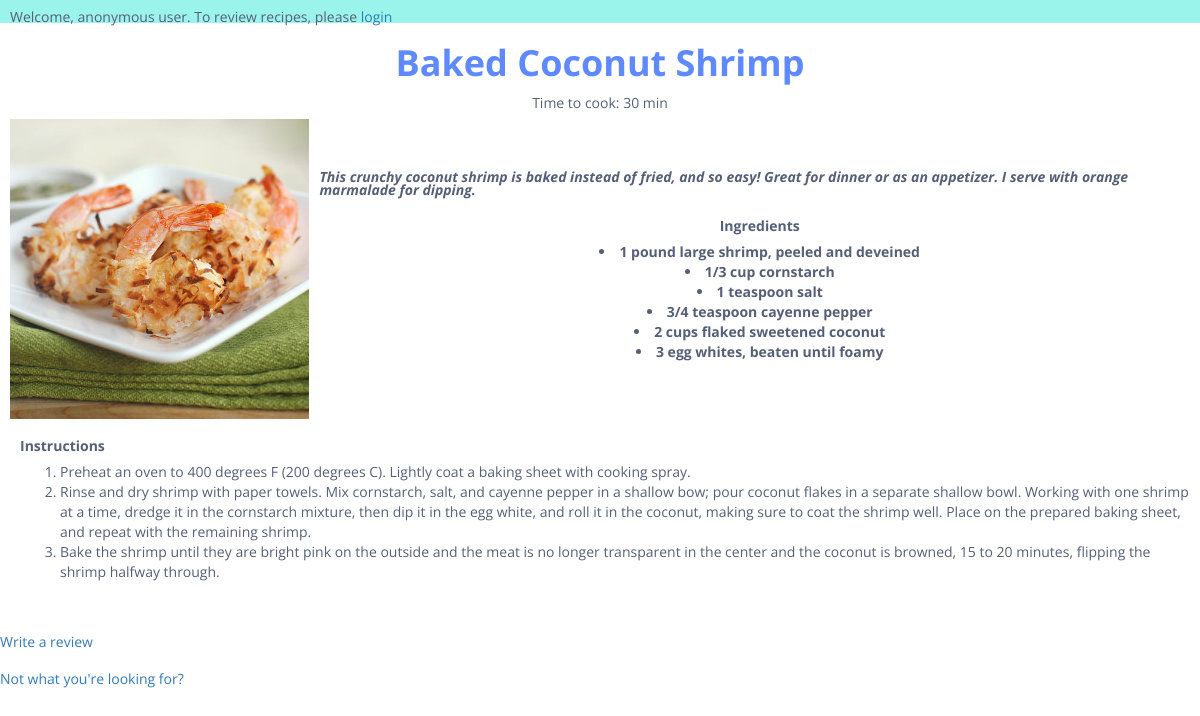
Before: /main/recipes/1 with the older database file.
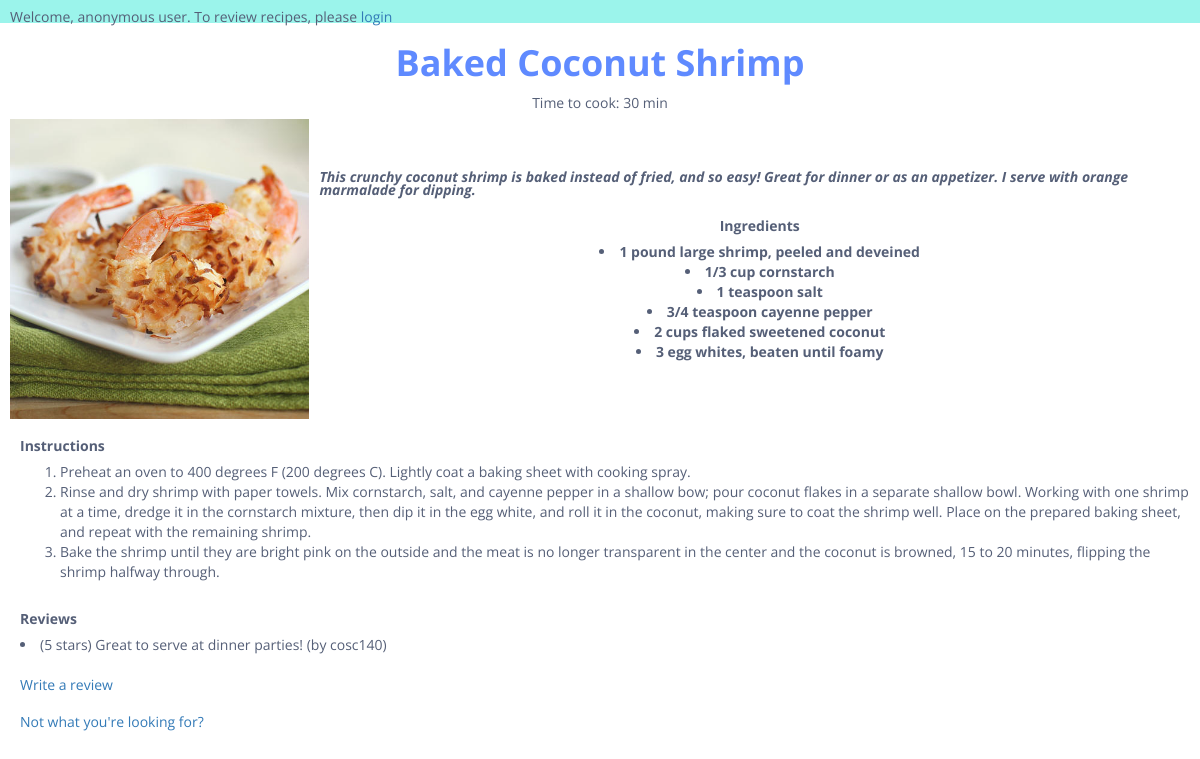
After: the same page with the newer database file.
### recipes/models.py (models this page shows, shortened)
class Recipe(models.Model):
	APPETIZER = "AT"
	MAIN = "MN"
	DESSERT = "DS"
	MEAL_CHOICES = ((MAIN, "Main"), (DESSERT, "Dessert"), (APPETIZER, "Appetizer"))
	name = models.CharField(max_length=100, blank=False)
	image = models.ImageField(blank=False, default="http://ba3d96e768581514f6ec-e6b856593874a8f38a8aa2d89e1f03ce.r54.cf2.rackcdn.com/default_food_large.jpg")
	description = models.CharField(max_length=800, blank=False, default="")
	ingredients = models.CharField(max_length=800, blank=False, default="")
	time = models.IntegerField(default=0, validators=[MaxValueValidator(600), MinValueValidator(0)])
	meal = models.CharField(max_length=2, choices=MEAL_CHOICES, default=MAIN)
	def get_time_str(self):
		time = float(self.time)
		if float(self.time) > 60.0:
			return "{} hr {} min".format(int(time // 60), int(time % 60))
		return "{} min".format(int(time))
	def get_ingredients(self):
		return self.ingredients.split("**")

class RecipeInstruction(models.Model):
	recipe = models.ForeignKey(Recipe)
	step = models.IntegerField(default=0, validators=[MaxValueValidator(20), MinValueValidator(1)])
	instruction = models.CharField(max_length=1000, blank=False, default="")
	def get_instruction(self):
		return "{}".format(self.instruction)

class Review(models.Model):
    stars = models.IntegerField(blank = False, validators=[MinValueValidator(1), MaxValueValidator(5)])
    review_text = models.TextField()
    recipe = models.ForeignKey(Recipe)
    user = models.ForeignKey(auth_models.User)
    def __str__(self):
        return "({} stars) {} (by {})".format(self.stars, self.review_text, self.user)

### recipes/views.py (the view)
# urls.py: url(r'^recipes/(?P<id>\d+)$', details_view, name='details'),
def details_view(request, id):
    recipe = get_object_or_404(Recipe, id=id)
    return render(request, "recipes/details.html", {'recipe':recipe})

### recipes/templates/recipes/details.html (shortened to what this page needs)
{% extends "base.html" %}
{% load staticfiles %}
    {% block main %}
    <section class="details">
        <center><h1 class="recipename">{{ recipe.name }}</h1></center>
        <center><div>Time to cook: {{ recipe.get_time_str }}</div></center>
       <table id="display">
       <tr>
       <th class="image">
        {% if recipe.image.url.width > recipe.image.url.height %}
            <img src="{{ recipe.image.url }}" width=300>
        {% else %}
            <img src="{{ recipe.image.url }}" height=300>
        {% endif %}
        </th>
        <th><i><p class="description">{{ recipe.description }}</i>
        <br>
        <br>
        <div class="ingredients">
        <center><p><b>Ingredients</b></center>
        {% for ingredient in recipe.get_ingredients %}
            <center><li class="ingredient">{{ ingredient }}</li></center>
        {% endfor %}
        </th>
        </table>
        <br>
        <div class="instructions">
        <b><p>Instructions</b>
        <ol>
        {% for instruction in recipe.recipeinstruction_set.all %}
            <li>{{ instruction.get_instruction }}</li>
        {% endfor %}
        </ol>
        </div>
        <br>
        {% if recipe.review_set %}
        {% for review in recipe.review_set.all %}
        <div class="review"><b><p>Reviews</b>
            <li class="new-review">{{ review }}</li>
        {% endfor %}
        {% endif %}
        <br>
        <a href="{% url 'review' recipe.id %}">Write a review</a>
        <br>
        <br>
        <p><a href="{% url 'main' %}">Not what you're looking for?</a></div>
    </section>
    {% endblock main %}

### recipes/templates/base.html (shortened to what this page needs)
{% load staticfiles %}
<!DOCTYPE html>
<html>
  <head>
    <link rel="stylesheet" href="https://maxcdn.bootstrapcdn.com/bootstrap/3.3.6/css/bootstrap.min.css">
    <link rel="stylesheet" href="//maxcdn.bootstrapcdn.com/font-awesome/4.1.0/css/font-awesome.min.css">
    <link rel="stylesheet" href="https://maxcdn.bootstrapcdn.com/font-awesome/4.6.1/css/font-awesome.min.css">
    <link rel="stylesheet" href="https://maxcdn.bootstrapcdn.com/bootstrap/3.3.5/css/bootstrap.min.css">
    <link rel="stylesheet" href="{% static "main.css" %}">
  </head>
    <div class="user">
    {% if user.is_authenticated %}
            <p>Welcome, {{ user.username }}. <a href="{% url 'logout' %}?next={{request.path}}">Logout</a>
        {% else %}
            <p>Welcome, anonymous user. To review recipes, please <a href="{% url 'login' %}?next={{request.path}}">login</a>
    {% endif %}
    </div>
  <body>
    <section id="main">
    {% block main %}
    {% endblock main %}
    </section>
  </body>
</html>

### recipes/static/main.css (style rules this page uses)
.user { background-color: #9BF4EB; font-family: 'Open Sans', sans-serif; padding-left: 1rem; padding-top: 1rem; }
html, body { background-image: url("http://www.publicdomainpictures.net/pictures/60000/velka/quatrefoil-pattern-background-blue.jpg"); font-family: 'Open Sans', sans-serif; color: #555f77; -webkit-font-smoothing: antialiased; }
p { line-height: 1.3125rem; }
.image { padding-top: 0.625rem; display: table-cell; width: 3.5rem; }
.recipename { font-family: 'Open Sans', sans-serif; }
.recipename { color: #5F8AFF; font-weight: bold; }
#display .image { padding-left: 1rem; }
#display .description { padding-left: 1rem; font-family: 'Open Sans', sans-serif; }
#display .ingredients { padding-left: 1rem; font-family: 'Open Sans', sans-serif; }
.instructions { padding-left: 2rem; font-family: 'Open Sans', sans-serif; }
.review { padding-left: 2rem; }

Changed rows visible on the page:
added Review: stars+review_text+user "(5 stars) Great to serve at dinner parties! (by cosc140)"
